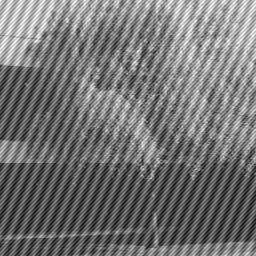
#> input picture arbol.png, 256 x 256 px
$ python Fourier2D.py   (Python 2 division)
#> lines starting #> are read from the running program, lines starting #| are printed output that depends on the picture
import numpy as np
import matplotlib.pyplot as plt
from scipy import fftpack
from scipy.signal import convolve2d
from PIL import Image
def frec(x):
    	tam=len(x)
    	sp=x[1]-x[0]
    	if(tam%2==0):
        	a=np.arange(0,int(tam/2))
        	b=np.arange(-int(tam/2),0)
        	f=np.concatenate((a,b))
        	return f/(sp*tam)
    	else:
        	a=np.arange(0,int((tam-1)/2))
        	b=np.arange(-int((tam-1)/2),0)
        	f=np.concatenate((a,b))
        	return f/(sp*tam)

img=plt.imread('arbol.png')
#> img is the input picture: shape (256, 256) float32; min 0.0471, max 1, mean 0.456


T=np.fft.fft2(img)
plotT_x,plotT_y=[],[]
for i in range(np.shape(T)[0]):
	plotT_x.append(np.mean(T[i,:]))
    	plotT_y.append(np.mean(T[:,i]))
#> after the loop, plotT_x = 256 items; plotT_y = 256 items
plotT_x,plotT_y=np.array(plotT_x),np.array(plotT_y)
xx=frec(np.arange(len(plotT_x)))
#> in frec, `tam=len(x)`: tam = 256
#> in frec, `sp=x[1]-x[0]`: sp = 1
#> in frec, `a=np.arange(0,int(tam/2))`: a = 128 values from 0 to 127
#> in frec, `b=np.arange(-int(tam/2),0)`: b = 128 values from -128 to -1
#> in frec, `f=np.concatenate((a,b))`: f = 256 values, max 127 at index 127, min -128 at index 128, mean -0.5
#> xx = 256 values, max 0 at index 0, min -1 at index 128, mean -0.5

plt.figure(figsize=[10,7])
plt.suptitle("Transformada de Fourier de arbol.png",fontsize=18)
plt.subplot(2,1,1)
plt.plot(xx,plotT_x,c="g")
plt.xlabel("Frecuencia [$pix^{-1}$]")
plt.ylabel("Promedio Columnas")
plt.subplot(2,1,2)
plt.plot(xx,plotT_y,c="r")
plt.xlabel("Frecuencia [$pix^{-1}$]")
plt.ylabel("Promedio Filas")
plt.savefig("PedrozaJulian_FT2D.pdf")
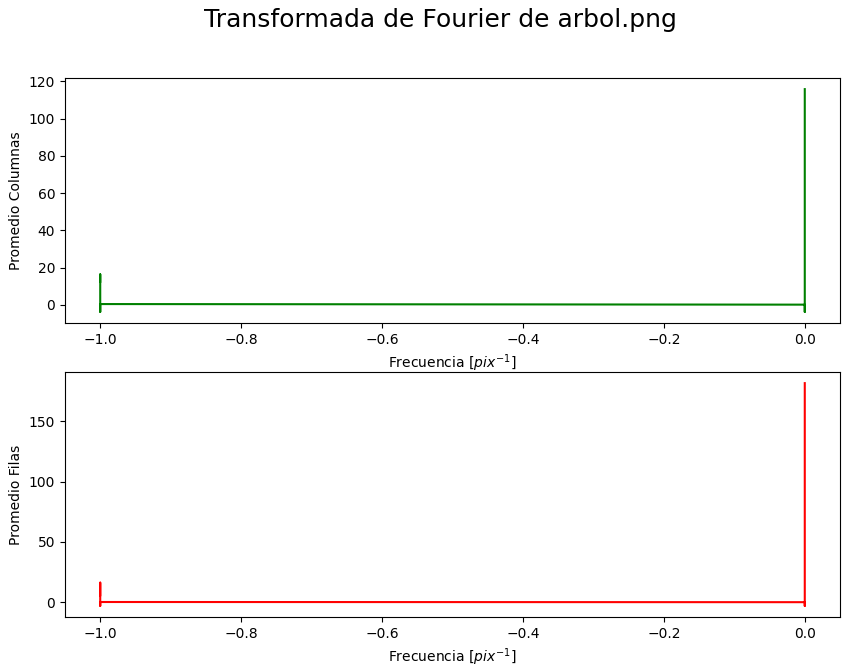
#> figure drawn by matplotlib, 2 panels
plt.close()

print("se asume que las frecuencias de ruido corresponden  a las intesidades mas altas del espectro de Fourier 2D.")
print("Es por eso que el filtro está orientado a hacer cero los demas valores.")

def Filtro2D(A,Ic):
	S=A.copy()
	S[S>Ic]=0
# se remueven las frecuencias con intensidad superior a Ic
	return S
T_filtered=Filtro2D(T,100) #127 max
plotT_x,plotT_y=[],[]
for i in range(np.shape(T)[0]):
	plotT_x.append(np.mean(T_filtered[i,:]))
	plotT_y.append(np.mean(T_filtered[:,i]))

plotT_x=np.array(plotT_x)
plotT_y=np.array(plotT_y)
xx=frec(np.arange(len(plotT_x)))

# grafica de trasnf. arbol usando subplots
plt.figure(figsize=[10,7])
plt.suptitle("Transformada de Fourier de arbol.png",fontsize=18)
plt.subplot(2,1,1)
plt.plot(xx,plotT_x,c="g")
plt.xscale('log')
plt.xlabel("Frecuencia [$pix^{-1}$]")
plt.ylabel("Promedio Columnas")
plt.subplot(2,1,2)
plt.plot(xx,plotT_y,c="r")
plt.xlabel("Frecuencia [$pix^{-1}$]")
plt.ylabel("Promedio Filas")
plt.xscale('log')
plt.savefig("PedrozaJulian_FT2D_filtrada.pdf")
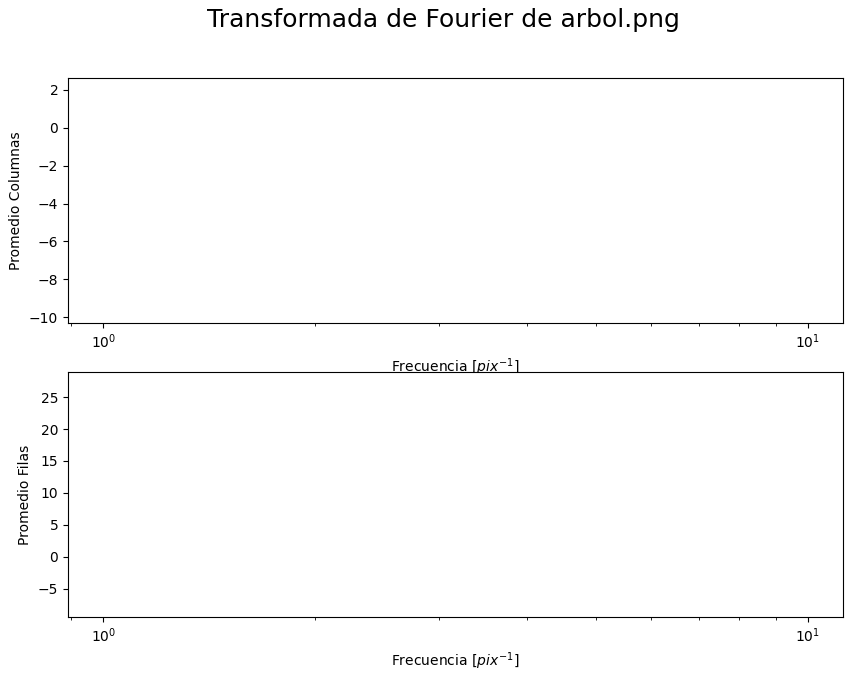
#> figure drawn by matplotlib, 2 panels
plt.close()
